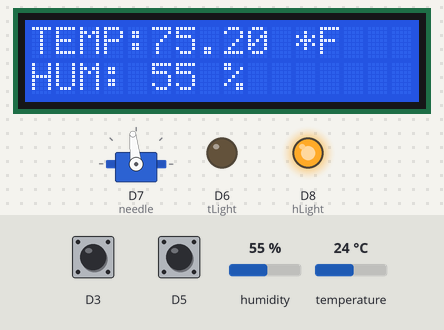
The sketch below on a simulated ESP8266 (NodeMCU). On the bench: servo, 16×2 character LCD, output pins drawn as LEDs (lit = HIGH). Inputs (shaded band) come from the test bench; at power-on: humidity 55 %, D5 HIGH, temperature 24 °C, D3 HIGH. WiFi joins after 1.5 s; servers stay silent unless stated; uploads are accepted with an empty reply; what the sketch prints to the serial monitor is not drawn.

Above: at 2.7 s.
2.8 s: humidity set to 22 %
At 6.3 s:
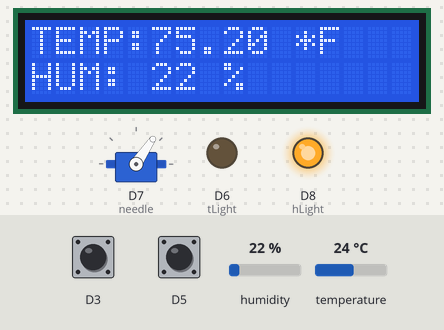
11.1 s: humidity set to 40 %
At 11.9 s:
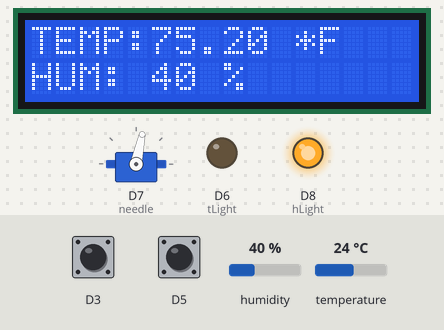
19.4 s: D5 pulled LOW for 3 s
At 22.7 s:
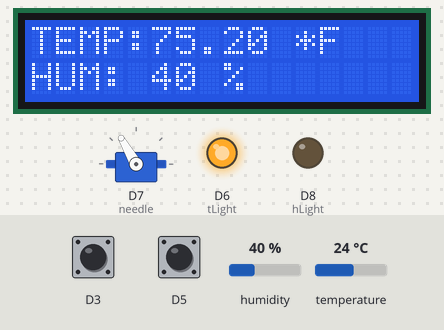
26.5 s: humidity set to 68 %
At 29.6 s:
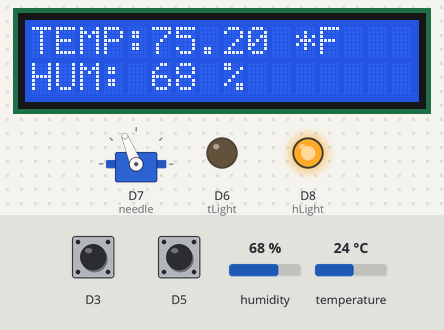
34.8 s: humidity set to 88 %
At 36.4 s:
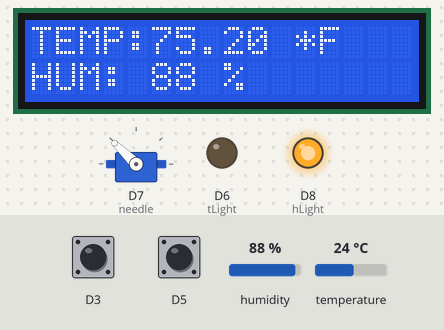
43.1 s: temperature set to 12 °C
At 46.0 s:
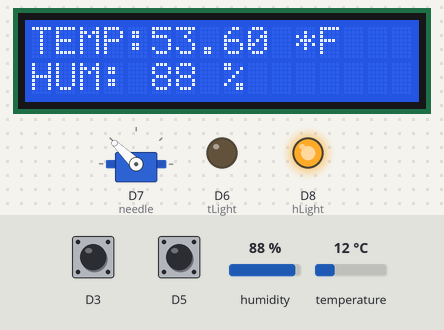
Timing chart, 0 to 47.5 s (numbered marks = the images above; inputs shaded):
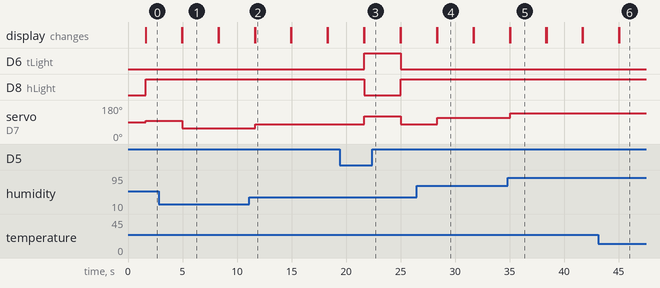

Measured:
- after the input at 2.8 s, servo on D7 (needle): 96° → 56° after 2.2 s; the display: first differs from a run without the input after 2.2 s (image 1)
- after the input at 11.1 s, servo on D7 (needle): 56° → 78° after 0.55 s; the display: first differs from a run without the input after 0.55 s (image 2)
- after the input at 19.4 s, D6 (tLight): LOW → HIGH after 2.3 s, → LOW 3.3 s later; D8 (hLight): HIGH → LOW after 2.3 s, → HIGH 3.3 s later; servo on D7 (needle): 78° → 120° after 2.3 s, → 78° 3.3 s later
- after the input at 26.5 s, servo on D7 (needle): 78° → 112° after 1.9 s; the display: first differs from a run without the input after 1.9 s (image 4)
- after the input at 34.8 s, servo on D7 (needle): 112° → 136° after 0.24 s; the display: first differs from a run without the input after 0.24 s (image 5)
- after the input at 43.1 s, the display: first differs from a run without the input after 2.0 s (image 6)
- what the display in image 1 shows lasts 3.3 s, from 5.0 s to 8.3 s

The sketch:

mC.ino.ino.ino.ino
```cpp
/*
 * Programmer: Francis Mendoza
 * Function: IoT sensor firmware to transmit temp and humidity data
 *           in concert w tertiary applications
 * Iteration: 1.3
 * Most Recent Change: 11-17-2018
 *  > Added possible delay for DHT11- 500 ms
 *  > Boilerplate for Wifi Hotspot for in-class demonstration
 */
//##################################################################
#include <Wire.h>
  //Preprocessor command that (passes data?)
#include <LiquidCrystal_I2C.h>
  // Set the LCD address to 0x27 for a 16 chars and 2 line display

LiquidCrystal_I2C lcd(0x27, 16, 2);
//Connect to D1 and D2 on nodemcu

#include <SimpleDHT.h>
  //Preprocessor command that accesses DHT11 temp & humidity sensor
int pinDHT11 = D4;
  //Connect DHT11 to D4 pin
SimpleDHT11 dht11(pinDHT11);
  //(???) unknown command
//-----------------------------------------------------------
#include <ESP8266WiFi.h>
  //Preprocessor command that enables Wifi connection

//CREATE WIFI NETWORK AND PASSWORD THAT LIMITS ACCESS TO WEBPAGE
const char* ssid     = "Tejaswi2";
const char* password = "12345678";

/*const char* ssid     = "Vista Del Sol";
const char* password = "HanchiBoy77**";*/

/*const char* ssid     = "asu";
const char* password = "HanchiBoy77***";*/

  //(!!!)PAY ATTENTION TO DETAIL (SYNTAX)
/*const char* ssid     = "Tejaswi";
const char* password = "12345678";*/

  //REQUIRED: Wifi Hotspot details for in-class demonstration
  /* const char* ssid     = <name>;
     const char* password = <password>; */

//IP ADDRESS FOR AWS LIGHTSAIL INSTANCE OF SERVER
const char* host = "34.222.19.236";

//FINAL nA~~~~~~~~~~~~~~~~~~~~~~~~~~~~~~~~~~~~~~~~~~~~~~~~~~~~
#include <Servo.h>
Servo needle;

int needleValT = 0;
int needleValH = 0;

int tLight = D6;
int hLight = D8;
//~~~~~~~~~~~~~~~~~~~~~~~~~~~~~~~~~~~~~~~~~~~~~~~~~~~~~~~~~~~~~
//-----------------------------------------------------------
void setup()
{
  Serial.begin(115200);
  // initialize the LCD

  //FINAL nA~~~~~~~~~~~~~~~~~~~~~~~~~~~~~~~~~~~~~~~~~~~~~~~~~~~~
    needle.attach(D7);

    pinMode(tLight, OUTPUT);
    pinMode(hLight, OUTPUT);

    pinMode(D3, INPUT_PULLUP);
    pinMode(D5, INPUT_PULLUP);
  //~~~~~~~~~~~~~~~~~~~~~~~~~~~~~~~~~~~~~~~~~~~~~~~~~~~~~~~~~~~~~
  lcd.begin();
  lcd.backlight();

  print2Screen("LOADING...", "");

  //#####################################
  //Serial.println();
  //Serial.println();
  //Serial.print("Connecting to ");
  //Serial.println(ssid);

  /* Explicitly set the ESP8266 to be a WIFI-CLIENT, otherwise, it by default,
     would try to act as both a client and an access-point and could cause
     network-issues with your other WiFi-devices on your WiFi-network. */

  //(???)What does this do?
  WiFi.mode(WIFI_STA);
  WiFi.begin(ssid, password);

  //IF WIFI ISN'T CONNECTED
  while (WiFi.status() != WL_CONNECTED)
  {
    delay(500);
    Serial.print(".");
  }

  //(???)What does serial print do
  Serial.println("");
  Serial.println("WiFi connected");
  Serial.println("IP address: ");
  Serial.println(WiFi.localIP());

  //#####################################
}

  //FINAL nA
  int buttonHState = 0;
  int buttonTState = 0;
//-----------------------------------------------------------
void print2Screen(String s1, String s2)
{
  lcd.clear();
  lcd.print(s1);
  lcd.setCursor(0,1);
  lcd.print(s2);
}

float t = 0;
float h = 0;
void loop()
{

  byte temperature = 0;
  byte humidity = 0;
  int err = SimpleDHTErrSuccess;
  //--------------------------------------------------------------------------------------
  //IF YOU WEREN'T ABLE TO READ ANYTHING
  if ((err = dht11.read(&temperature, &humidity, NULL)) != SimpleDHTErrSuccess)
  {
    Serial.print("Read DHT11 failed, err="); Serial.println(err);delay(1000);
    return;
  }
  //--------------------------------------------------------------------------------------
  Serial.print("Sample OK: ");
  Serial.print((int)temperature); Serial.print(" *C, ");
  Serial.print((int)humidity); Serial.println(" H");

  //CASTS AS FLOATS AND PERFORMS NECESSARY CONVERSION
  t = (float)temperature * 1.8 + 32;
  h = (float)humidity;

  print2Screen("TEMP:" + String(t) + " *F", "HUM: " + String(humidity) + " %");

  //FINAL nA~~~~~~~~~~~~~~~~~~~~~~~~~~~~~~~~~~~~~~~~~~~~~~~~~~~~
      needleValT = map(t, 0, 100, 30, 150);
      needleValH = map(h, 0, 100, 30, 150);

      int buttonT = digitalRead(D3);
      Serial.println(buttonT);

      int buttonH = digitalRead(D5);
      Serial.println(buttonH);

      if (buttonT == 1) {
        buttonTState = 1;
        buttonHState = 0;
      }

      if (buttonH == 1) {
        buttonHState = 1;
        buttonTState = 0;
      }

      if(buttonTState == 1){
          needle.write(needleValT);
        digitalWrite(tLight, HIGH);
        digitalWrite(hLight, LOW);
      }

      else{
        needle.write(needleValH);
        digitalWrite(hLight, HIGH);
        digitalWrite(tLight, LOW);
      }

    Serial.println("h");
    Serial.println(buttonHState); Serial.println("t");
    Serial.println(buttonTState);
  //~~~~~~~~~~~~~~~~~~~~~~~~~~~~~~~~~~~~~~~~~~~~~~~~~~~~~~~~~~~~~~~
  // DHT11 sampling rate is 1HZ.
  delay(1500);
 //################################################
 int value = 0;

//void loop() {
  delay(500);
  ++value;

  Serial.print("connecting to ");
  Serial.println(host);

  // Use WiFiClient class to create TCP connections
  WiFiClient client;
  const int httpPort = 80;
  if (!client.connect(host, httpPort))
  {
    Serial.println("connection failed");
    return;
  }
  //--------------------------------------------------------------------------------------
  // We now create a URI for the request
  String path = "/setValue?t=" + String(t) + "&h=" + String(h);


  Serial.print("Requesting URL: ");
  Serial.println(path);
  //--------------------------------------------------------------------------------------
  // This will send the request to the server
  client.print(String("GET ") + path + " HTTP/1.1\r\n" +
               "Host: " + host + "\r\n" +
               "Connection: close\r\n\r\n");
  unsigned long timeout = millis();
  while (client.available() == 0)
  {
    if (millis() - timeout > 5000)
    {
      Serial.println(">>> Client Timeout !");
      client.stop();
      return;
    }
  }

  int lineno = 1;
  String S1 = "";
  String S2 = "";

  //--------------------------------------------------------------------------------------
  // Read all the lines of the reply from server and print them to Serial
  while (client.available()) {
    String line = client.readStringUntil('\r');
  }

  Serial.println();
  Serial.println("closing connection");
 //##########################################
  print2Screen("TEMP : " + String(t) + " *F", "HUM : " + String(h) + " %");

  //DHT11 sampling rate 1 HZ
  //delay(500);
}
```
